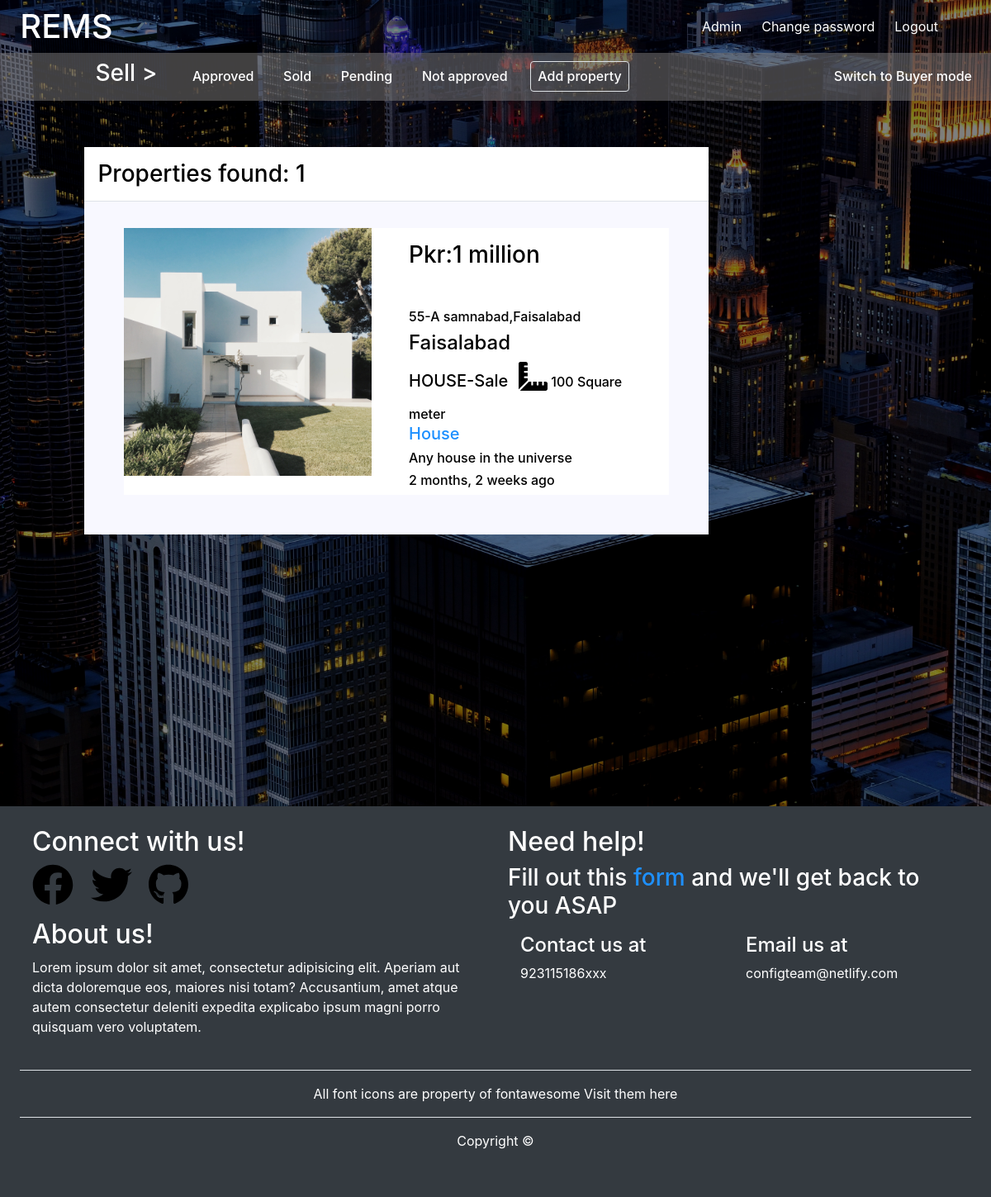
Page /seller/list-property-approved/ (signed in) on the earlier database version.
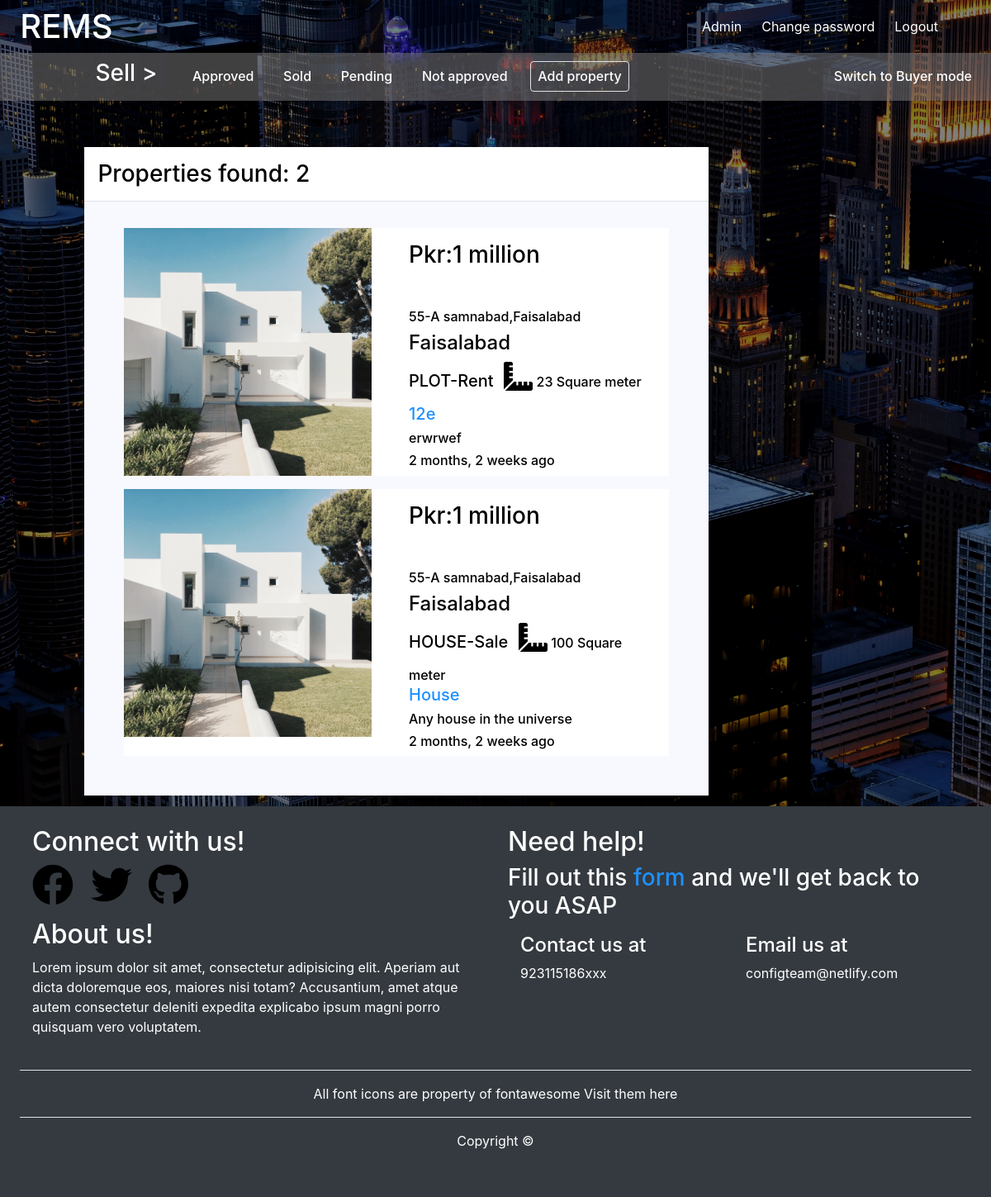
Same page on the later database version.
### seller/models.py (models this page shows, shortened)
class Approve(models.Model):
    request_choices = [('Approve', 'Approve'), ('Reject', 'Reject'), ('Sold', 'Sold'), ('Pending', 'pending')]
    request_approval = models.CharField(choices=request_choices, max_length=10, default='pending')
    approval = models.ForeignKey(SellerProperty, on_delete=models.CASCADE, related_name='approval_seller')

class SellerProperty(models.Model):
    alphanumeric = RegexValidator(r'^[a-zA-Z ]*$', 'Only alphabetic characters are allowed.')
    by = models.ForeignKey(user, on_delete=models.CASCADE)
    title = models.CharField(max_length=100)
    description = models.TextField()
    price = models.CharField(max_length=100, default='1 million')
    unit_choice = [('Square feet', 'square feet'),
                   ('Square meter', 'square meter'),
                   ('Square Yard', 'Square Yard'),
                   ('Marla', 'marla'),
                   ('Kanal', 'kanal')]
    size = models.PositiveIntegerField()
    unit = models.CharField(choices=unit_choice, max_length=12)
    bedrooms = models.PositiveIntegerField()
    bathroom = models.PositiveIntegerField()
    image_house = models.ImageField(upload_to='property', default='property/c2.jpg')
    purpose_choice = [('Sale', 'sale'), ('Rent', 'rent')]
    purpose = models.CharField(choices=purpose_choice, max_length=4)
    type_choices = [('Plot', 'plot'), ('Commercial', 'commercial'), ('House', 'house')]
    type = models.CharField(max_length=10, choices=type_choices)
    city = models.CharField(max_length=30, validators=[alphanumeric])
    sector = models.CharField(max_length=50)
    address = models.CharField(max_length=100)
    timestamp = models.DateTimeField(auto_now=True)
    class Meta:
        ordering = ['-timestamp']
    def get_photo_url(self):
        if self.image_house and hasattr(self.image_house, "url"):
            return self.image_house.url

### seller/views.py (the view)
# urls.py: path('list-property-approved/',SellerListSold.as_view(),name='Approve'),
class SellerListSold(generic.ListView, LoginRequiredMixin):
    model = Approve
    template_name = 'seller/list_sold_property.html'
    context_object_name = 'sold_list'
    def get_queryset(self):
        print(SellerProperty.objects)
        current_url = resolve(self.request.path_info).url_name
        return Approve.objects.filter(request_approval=current_url, approval__by=self.request.user).order_by(
            '-approval__timestamp')
    def get_context_data(self, *args, **kwargs):
        current_url = resolve(self.request.path_info).url_name
        ctx = super(SellerListSold, self).get_context_data(*args, **kwargs)
        ctx['dynamic'] = current_url
        return ctx

### seller/templates/seller/list_sold_property.html
{% extends 'seller/seller_extension.html' %}
{% load humanize %}
{% block body %}
    {% if sold_list %}
    <div style="width: 80%" class="p-2 mt-5">
        <h3 class="bg-white p-3 border-bottom" style="color: black;width: 80%;margin: auto">
            Properties found: {{ sold_list.count }}
        </h3>
    <div style="width: 80%;margin:auto;background-color: ghostwhite; " class="pr-5 pl-5 pb-5 pt-3">
    {% for i in sold_list %}
        <div class=" bg-white mt-3 row m-0" style="color: black">
            <div class="col-lg-6 p-0"><img src="{{ i.approval.get_photo_url }}" id="img-size" alt=""></div>
            <div class="col-lg-6" id="actual-property">
                <h3 class="mb-5 mt-3">Pkr:{{ i.approval.price }}</h3>
                <h6>{{ i.approval.address }}</h6>
                <h4>{{ i.approval.city }}</h4>
                <h5 style="display: inline-block">{{ i.approval.type.upper }}-{{ i.approval.purpose }}</h5>
                <img style="height:35px" class="mb-3 ml-2" src="../../../media/css_styles/ruler-combined-solid.svg" alt="">
                <h6 style="display: inline;width: fit-content;"> {{ i.approval.size }} {{ i.approval.unit }}</h6>
                <h5 ><a style="color:dodgerblue;" href="{% url 'seller:detail' i.approval.pk %}">{{ i.approval.title }}</a></h5>
                 <h6>{{ i.approval.description|truncatewords:50 }}</h6>
                <h6>{{ i.approval.timestamp|naturaltime }}</h6>
                </div>
        </div>
    {% endfor %}
    </div>
</div>
    {% else %}
        <div class="container mt-5" style="width:50%">
            <h1>No properties {{ dynamic }} yet!!</h1>
        </div>
    {% endif %}
{% endblock %}

Differences in the rows shown:
added Approve: approval.get_photo_url (picture), approval.price "1 million", approval.address "55-A samnabad,Faisalabad", approval.city "Faisalabad", approval.type "PLOT", approval.purpose "Rent", approval.size "23", approval.unit "Square meter", approval "12e", approval.description "erwrwef", approval.timestamp "2 months, 2 weeks ago"
Other differences:
{{ sold_list.count }}: "1" → "2"
